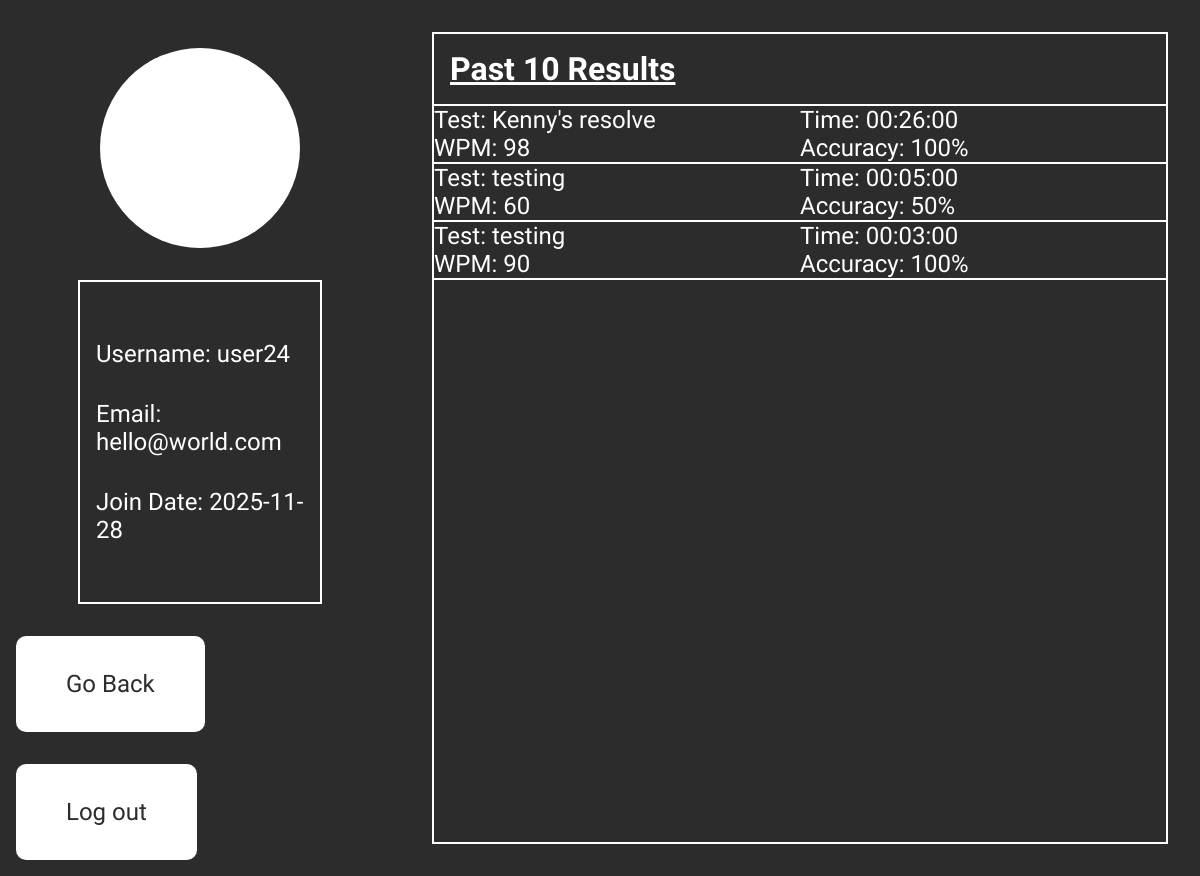
Screenshot of /pages/profile.php (signed in) with the database file from the repository.
### tables this page shows
CREATE TABLE `user` (
  `ID` int(11) NOT NULL,
  `username` varchar(16) NOT NULL,
  `email` varchar(255) NOT NULL,
  `password` varchar(255) NOT NULL,
  `joinDate` date NOT NULL
);

CREATE TABLE `test` (
  `ID` int(11) NOT NULL,
  `userID` int(11) NOT NULL,
  `wpm` int(11) NOT NULL,
  `testTitle` varchar(50) NOT NULL,
  `time` time NOT NULL,
  `accuracy` int(11) NOT NULL
);

### pages/page-scripts/profileScript.php (the view, shortened to what this page needs)
<?php
    require_once("initialize.php");
    $pastResults = [];
function getUserInformation() {
    global $pdo;
    if (isset($_COOKIE["userID"])) {
        $currentUser = $_COOKIE["userID"];
        $sql = "SELECT username, email, joinDate FROM user WHERE ID = :id";
        $prepped = $pdo->prepare($sql);
        $prepped->bindValue(":id", $currentUser);
        $prepped->execute();
        $row = $prepped->fetch();
        if ($row) {
            echo "<span id='username'>Username: " . $row['username'] . "</span>";
            echo "<span id='email'>Email: " . $row['email'] . "</span>";
            echo "<span id='JoinDate'>Join Date: " . $row['joinDate'] . "</span>";
        }
    }
}
function getPastResults() {
    global $pdo;
    global $pastResults;
    if (isset($_COOKIE["userID"])) {
        $currentUser = $_COOKIE["userID"];
        $sql = "SELECT wpm, testTitle, time, accuracy FROM test WHERE userID = :id ORDER BY ID DESC";
        $prepped = $pdo->prepare($sql);
        $prepped->bindValue(":id", $currentUser);
        $prepped->execute();
        $index = 0;
        while ($row = $prepped->fetch()) {
            $pastResults[$index] = $row;
            $index ++;
        }
        foreach($pastResults as $result) {
            echo "<div class='result'>";
            echo "<span class='testTitle'>Test: " . $result['testTitle'] . "</span>";
            echo "<span class='WPM'>WPM: " . $result['wpm'] . "</span>";
            echo "<span class='time'>Time: " . $result['time'] . "</span>";
            echo "<span class='accuracy'>Accuracy: " . $result['accuracy'] . "%</span>";
            echo "</div>";
        }
    }
}

### pages/profile.php (shortened to what this page needs)
<?php
    require_once("page-scripts/profileScript.php");
?>
<!DOCTYPE html>
<html lang="en">
    <head>
        <link rel="stylesheet" href="../styles/profile.css">
    </head>
    <body>
        <div id="wrapper">
            <div id="leftSide">
                <img src="../pictures/pfp.png" alt="profile-icon">
                <div id="userInformation">
                   <?php getUserInformation()?>
                </div>
                <div id="buttonWrapper">
                    <button onclick="goBack()">Go Back</button>
                    <button onclick="logOut()">Log out</button>
                </div>
            </div>
            <div id="pastResults">
                <h1>Past 10 Results</h1>
                <?php getPastResults()?>
            </div>
        </div>
    </body>
</html>

### styles/profile.css (style rules this page uses)
* { margin: 0; padding: 0; }
body { background-color: #2c2c2c; color: #ffffff; font-family: "Iceland", sans-serif; }
#wrapper { display: grid; grid-template-columns: 1fr 2fr; }
#leftSide { grid-column: 1/2; display: flex; flex-direction: column; align-items: center; }
#pastResults { grid-row: 1/2; grid-column: 2/3; border: 2px solid #ffffff; margin: 2rem; }
#pastResults h1 { padding: 1rem; text-decoration: underline; }
#userInformation { border: 2px solid #ffffff; height: 40vh; width: 20vw; margin: 1rem; display: flex; flex-direction: column; justify-content: center; align-items: left; font-size: 1.5rem }
#userInformation span { margin: 1rem; }
#leftSide img { background-color: #ffffff; width: 25vh; height: 25vh; border-radius: 100%; margin: 1rem; margin-top: 3rem; }
button { padding: 2rem 3rem 2rem 3rem; margin: 1rem; background-color: #ffffff; color: #2c2c2c; border: 2px solid transparent; border-radius: 10px; font-family: "Iceland", sans-serif; font-size: 1.5rem; transition: background-color 0.5s, border 0.5s, color 0.5s; }
.result:first-of-type { border-top: 2px solid #ffffff; border-bottom: 2px solid #ffffff; }
.result { border-bottom: 2px solid #ffffff; display: grid; grid-template-columns: 1fr 1fr; grid-template-rows: 1fr 1fr; font-size: 1.5rem; }
.testTitle, .WPM { grid-column: 1/2; }
.time, .accuracy { grid-column: 2/3; }
.time { grid-row: 1/2; }

### rows the page displays
user: username "user24", email "hello@world.com", joinDate "2025-11-28"
test: testTitle "Kenny's resolve", wpm "98", time "00:26:00", accuracy "100"
test: testTitle "testing", wpm "60", time "00:05:00", accuracy "50"
test: testTitle "testing", wpm "90", time "00:03:00", accuracy "100"
